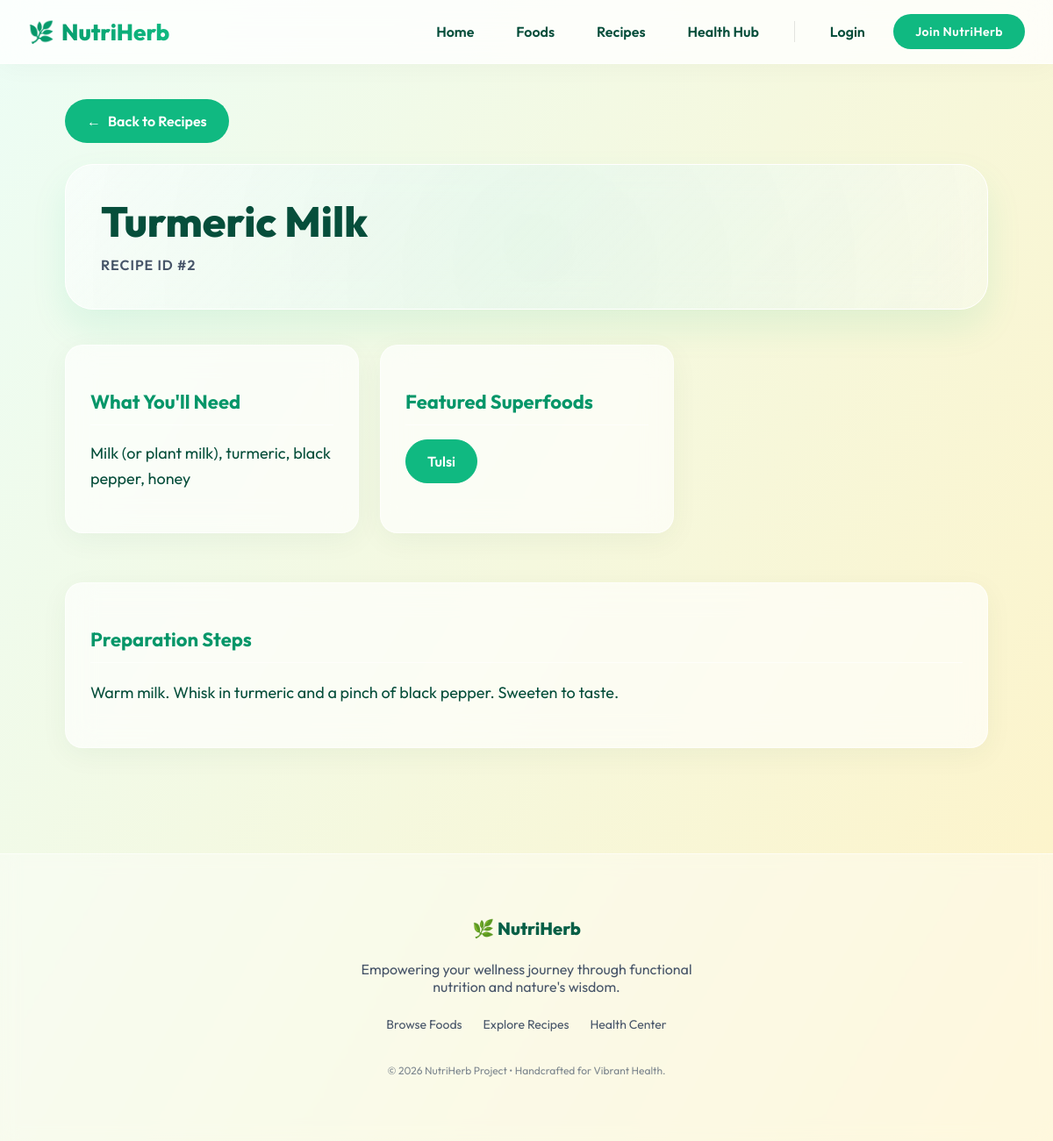
The page /recipes/2/ on the database its author committed.
### nutrition/models.py (models this page shows, shortened)
class Recipe(models.Model):
    title = models.CharField(max_length=255)
    ingredients = models.TextField(blank=True)
    steps = models.TextField(blank=True)
    herbs_or_foods = models.ManyToManyField(
        'HerbOrFood',
        related_name='recipes',
        blank=True
    )

class HerbOrFood(models.Model):
    name = models.CharField(max_length=255)
    category = models.CharField(max_length=255)
    nutrients = models.TextField(blank=True)
    benefits = models.TextField(blank=True)
    class Meta:
        verbose_name_plural = "Herbs & Foods"

### nutrition/views.py (the view)
# urls.py: path('recipes/<int:recipe_id>/', recipe_detail_view, name='recipe-detail'),
def recipe_detail_view(request, recipe_id):
    recipe = get_object_or_404(Recipe, pk=recipe_id)
    related_foods = recipe.herbs_or_foods.all()
    context = {
        'recipe': recipe,
        'related_foods': related_foods,
        'is_favorited': False
    }
    if request.user.is_authenticated:
        context['is_favorited'] = Favorite.objects.filter(
            user=request.user,
            recipe=recipe
        ).exists()
    return render(request, 'recipe_detail.html', context)

### templates/recipe_detail.html (shortened to what this page needs)
{% extends 'base.html' %}
{% block content %}
  <a href="/recipes/" class="btn" style="margin-bottom:24px; display:inline-flex; align-items:center; gap:8px;"><span>←</span> Back to Recipes</a>
  <div class="hero-banner animate" style="padding: 40px; text-align: left; grid-template-columns: 1fr;">
    <div style="display:flex; justify-content:space-between; align-items:flex-start;">
      <div>
        <h1 style="font-size: 48px; color:#064e3b; margin:0 0 16px 0; font-weight:800; line-height:1;">{{ recipe.title }}</h1>
        <p class="muted" style="margin-bottom:0; font-weight:600; text-transform:uppercase; letter-spacing:1px;">Recipe ID #{{ recipe.id }}</p>
      </div>
    </div>
  </div>
  <div class="grid" style="margin-top:24px;">
    <section class="card animate" style="animation-delay: 0.1s;">
      <h3 style="color:#059669; border-bottom:1px solid var(--card-border); padding-bottom:12px; margin-bottom:16px;">What You'll Need</h3>
      <p style="font-size:18px; line-height:1.6; color:var(--fg);">{{ recipe.ingredients }}</p>
    </section>
    <section class="card animate" style="animation-delay: 0.2s;">
      <h3 style="color:#059669; border-bottom:1px solid var(--card-border); padding-bottom:12px; margin-bottom:16px;">Featured Superfoods</h3>
      <div class="chips" style="margin-top:16px;">
        {% for food in related_foods %}
          <span class="chip active">{{ food.name }}</span>
        {% empty %}
          <p class="muted">No explicit superfoods listed.</p>
        {% endfor %}
      </div>
    </section>
    <section class="card span-2 animate" style="animation-delay: 0.3s; grid-column: 1 / -1;">
      <h3 style="color:#059669; border-bottom:1px solid var(--card-border); padding-bottom:12px; margin-bottom:16px;">Preparation Steps</h3>
      <p style="white-space:pre-wrap; font-size:18px; line-height:1.8; color:var(--fg);">{{ recipe.steps }}</p>
    </section>
  </div>
{% endblock %}

### static/css/styles.css (style rules this page uses)
:root { --bg-color1: #ecfdf5; --bg-color2: #fef3c7; --bg-color3: #e0f2fe; --fg: #064e3b; --muted: #475569; --accent: #10b981; --accent-hover: #059669; --accent-glow: rgba(16, 185, 129, 0.4); --card-bg: rgba(255, 255, 255, 0.65); --card-border: rgba(255, 255, 255, 0.6); --glass-shadow: 0 8px 32px 0 rgba(6, 78, 59, 0.05); --glass-shadow-hover: 0 16px 40px 0 rgba(6, 78, 59, 0.12); --header-bg: rgba(255, 255, 255, 0.8); }
* { box-sizing: border-box; }
html, body { margin: 0; padding: 0; background: linear-gradient(120deg, var(--bg-color1) 0%, var(--bg-color2) 50%, var(--bg-color3) 100%); background-size: 200% 200%; animation: gradientFlow 15s ease infinite; color: var(--fg); font-family: 'Outfit', system-ui, -apple-system, sans-serif; min-height: 100vh; }
.card { border: 1px solid var(--card-border); border-radius: 20px; padding: 28px; margin: 16px 0; background: var(--card-bg); backdrop-filter: blur(16px); -webkit-backdrop-filter: blur(16px); box-shadow: var(--glass-shadow); transition: all 0.4s cubic-bezier(0.25, 0.8, 0.25, 1); overflow: hidden; }
h3 { font-size: 22px; font-weight: 700; margin-bottom: 12px; }
.muted { color: var(--muted); }
.hero-banner { border: 1px solid #ffffff; background: linear-gradient(135deg, rgba(255,255,255,0.7) 0%, rgba(255,255,255,0.4) 100%); backdrop-filter: blur(24px); border-radius: 32px; padding: 56px 40px; display: grid; gap: 40px; align-items: center; position: relative; overflow: hidden; box-shadow: 0 20px 40px rgba(16, 185, 129, 0.1); }
@media (min-width: 800px) { .hero-banner { grid-template-columns: 1fr 1fr; text-align: left; } }
.hero-banner::after { content: ''; position: absolute; top: -50%; left: -50%; width: 200%; height: 200%; background: radial-gradient(circle, rgba(16,185,129,0.08) 0%, transparent 60%); z-index: -1; animation: rotateBg 25s linear infinite; }
.grid { display: grid; grid-template-columns: repeat(1, minmax(0, 1fr)); gap: 24px; }
@media (min-width: 640px) { .grid { grid-template-columns: repeat(2, minmax(0, 1fr)); } }
@media (min-width: 1024px) { .grid { grid-template-columns: repeat(3, minmax(0, 1fr)); } }
@media (min-width: 800px) { .span-2 { grid-column: span 2; } }
button, .btn, .chip { appearance: none; border: 1px solid transparent; background: var(--accent); color: #fff; padding: 14px 24px; border-radius: 99px; font-weight: 600; font-family: 'Outfit'; font-size: 16px; cursor: pointer; transition: all 0.3s cubic-bezier(0.34, 1.56, 0.64, 1); display: inline-block; text-decoration: none; }
.chip { background: rgba(255,255,255,0.8); color: var(--fg); border: 1px solid var(--card-border); }
.chip.active { background: var(--accent); color: #fff; border-color: var(--accent); }
.chips { display: flex; flex-wrap: wrap; gap: 12px; margin-bottom: 24px; }
.animate { animation: fadeUp 0.8s cubic-bezier(0.16, 1, 0.3, 1) both; }
.animate:nth-child(2) { animation-delay: 0.15s; }
.animate:nth-child(3) { animation-delay: 0.3s; }

### rows shown on the page
Recipe: title "Turmeric Milk", id "2", ingredients "Milk (or plant milk), turmeric, black pepper, honey", steps "Warm milk. Whisk in turmeric and a pinch of black pepper. Sweeten to taste."
HerbOrFood: name "Tulsi"
